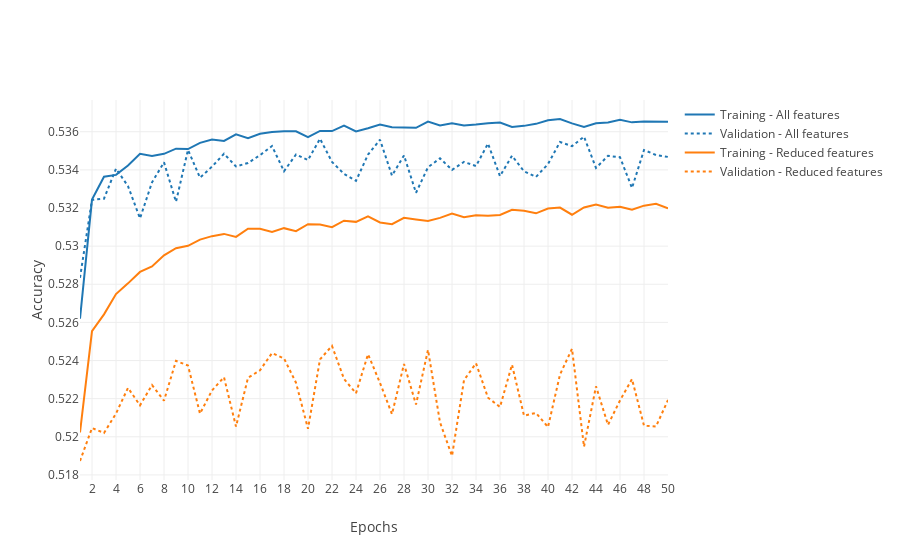

Source (notebook cell):
### Markdown cell above
### Single team - Full features (1.6) vs features reduced (1.7)

### Code cell
data_1_6 = pd.read_csv('../models/fit_records/model_1_6_accuracy.csv')
data_1_7 = pd.read_csv('../models/fit_records/model_1_7_accuracy.csv')

epochs = data_1_6['epoch']
training_accuracy_1_6 = data_1_6['training_accuracy']
validation_accuracy_1_6 = data_1_6['validation_accuracy']
training_accuracy_1_7 = data_1_7['training_accuracy']
validation_accuracy_1_7 = data_1_7['validation_accuracy']

fig = go.Figure()
fig.add_trace(go.Scatter(
    x=epochs,
    y=training_accuracy_1_6,
    mode='lines',
    name='Training - All features',
    line=dict(color='#1F77B4')))
fig.add_trace(go.Scatter(
    x=epochs,
    y=validation_accuracy_1_6,
    mode='lines',
    name='Validation - All features',
    line=dict(color='#1F77B4', dash='dot')))
fig.add_trace(go.Scatter(
    x=epochs,
    y=training_accuracy_1_7,
    mode='lines',
    name='Training - Reduced features',
    line=dict(color='#FF7F0E')))
fig.add_trace(go.Scatter(
    x=epochs,
    y=validation_accuracy_1_7,
    mode='lines',
    name='Validation - Reduced features',
    line=dict(color='#FF7F0E', dash='dot')))
fig.update_layout(
    template='none',
    xaxis_title='Epochs',
    yaxis_title="Accuracy")
fig.update_xaxes(tick0=0, dtick=2)
# fig.update_yaxes(range=[0.5,1])
fig.show()
fig.write_image(f'../images/single_team_GATConv_averagepooling_full_feature_vs_reduced.png', scale=5)
# pd.DataFrame({'epoch': epochs, 'training_accuracy':training_accuracy, 'validation_accuracy':validation_accuracy}).to_csv('../images/model_1_0_accuracy_v2.csv', index=False)

### Figure 1 — Plotly figure (JSON) as saved in the notebook; plotly's stock layout.template omitted (floating-point values rounded to 4 significant figures)
{"data": [{"line": {"color": "#1F77B4"}, "mode": "lines", "name": "Training - All features", "type": "scatter", "x": [1, 2, 3, 4, 5, 6, 7, 8, 9, 10, 11, 12, 13, 14, 15, 16, 17, 18, 19, 20, 21, 22, 23, 24, 25, 26, 27, 28, 29, 30, 31, 32, 33, 34, 35, 36, 37, 38, 39, 40, 41, 42, 43, 44, 45, 46, 47, 48, 49, 50], "y": [0.5262, 0.5324, 0.5336, 0.5337, 0.5342, 0.5348, 0.5347, 0.5348, 0.5351, 0.5351, 0.5354, 0.5356, 0.5355, 0.5359, 0.5357, 0.5359, 0.536, 0.536, 0.536, 0.5357, 0.536, 0.536, 0.5363, 0.536, 0.5362, 0.5364, 0.5362, 0.5362, 0.5362, 0.5365, 0.5363, 0.5364, 0.5363, 0.5364, 0.5364, 0.5365, 0.5363, 0.5363, 0.5364, 0.5366, 0.5367, 0.5364, 0.5362, 0.5364, 0.5365, 0.5366, 0.5365, 0.5365, 0.5365, 0.5365]}, {"line": {"color": "#1F77B4", "dash": "dot"}, "mode": "lines", "name": "Validation - All features", "type": "scatter", "x": [1, 2, 3, 4, 5, 6, 7, 8, 9, 10, 11, 12, 13, 14, 15, 16, 17, 18, 19, 20, 21, 22, 23, 24, 25, 26, 27, 28, 29, 30, 31, 32, 33, 34, 35, 36, 37, 38, 39, 40, 41, 42, 43, 44, 45, 46, 47, 48, 49, 50], "y": [0.5283, 0.5324, 0.5325, 0.5341, 0.5331, 0.5315, 0.5333, 0.5344, 0.5323, 0.5351, 0.5336, 0.5342, 0.5348, 0.5342, 0.5344, 0.5348, 0.5352, 0.5339, 0.5348, 0.5345, 0.5356, 0.5344, 0.5338, 0.5334, 0.5348, 0.5356, 0.5337, 0.5348, 0.5328, 0.5341, 0.5346, 0.534, 0.5344, 0.5342, 0.5354, 0.5337, 0.5347, 0.5339, 0.5336, 0.5343, 0.5355, 0.5352, 0.5357, 0.5341, 0.5347, 0.5347, 0.5331, 0.535, 0.5348, 0.5347]}, {"line": {"color": "#FF7F0E"}, "mode": "lines", "name": "Training - Reduced features", "type": "scatter", "x": [1, 2, 3, 4, 5, 6, 7, 8, 9, 10, 11, 12, 13, 14, 15, 16, 17, 18, 19, 20, 21, 22, 23, 24, 25, 26, 27, 28, 29, 30, 31, 32, 33, 34, 35, 36, 37, 38, 39, 40, 41, 42, 43, 44, 45, 46, 47, 48, 49, 50], "y": [0.5202, 0.5255, 0.5264, 0.5275, 0.528, 0.5286, 0.5289, 0.5295, 0.5299, 0.53, 0.5303, 0.5305, 0.5306, 0.5305, 0.5309, 0.5309, 0.5307, 0.5309, 0.5308, 0.5311, 0.5311, 0.531, 0.5313, 0.5313, 0.5316, 0.5312, 0.5312, 0.5315, 0.5314, 0.5313, 0.5315, 0.5317, 0.5315, 0.5316, 0.5316, 0.5316, 0.5319, 0.5319, 0.5317, 0.532, 0.532, 0.5316, 0.532, 0.5322, 0.532, 0.5321, 0.5319, 0.5321, 0.5322, 0.532]}, {"line": {"color": "#FF7F0E", "dash": "dot"}, "mode": "lines", "name": "Validation - Reduced features", "type": "scatter", "x": [1, 2, 3, 4, 5, 6, 7, 8, 9, 10, 11, 12, 13, 14, 15, 16, 17, 18, 19, 20, 21, 22, 23, 24, 25, 26, 27, 28, 29, 30, 31, 32, 33, 34, 35, 36, 37, 38, 39, 40, 41, 42, 43, 44, 45, 46, 47, 48, 49, 50], "y": [0.5187, 0.5205, 0.5202, 0.5212, 0.5226, 0.5217, 0.5227, 0.5219, 0.524, 0.5237, 0.5212, 0.5224, 0.5231, 0.5205, 0.5231, 0.5235, 0.5244, 0.5241, 0.5228, 0.5204, 0.5241, 0.5248, 0.523, 0.5223, 0.5243, 0.5228, 0.5212, 0.5238, 0.5217, 0.5246, 0.5208, 0.519, 0.523, 0.5239, 0.522, 0.5216, 0.5238, 0.5211, 0.5213, 0.5205, 0.5233, 0.5246, 0.5195, 0.5226, 0.5206, 0.5219, 0.523, 0.5206, 0.5205, 0.5219]}], "layout": {"xaxis": {"dtick": 2, "tick0": 0, "title": {"text": "Epochs"}}, "yaxis": {"title": {"text": "Accuracy"}}}}
